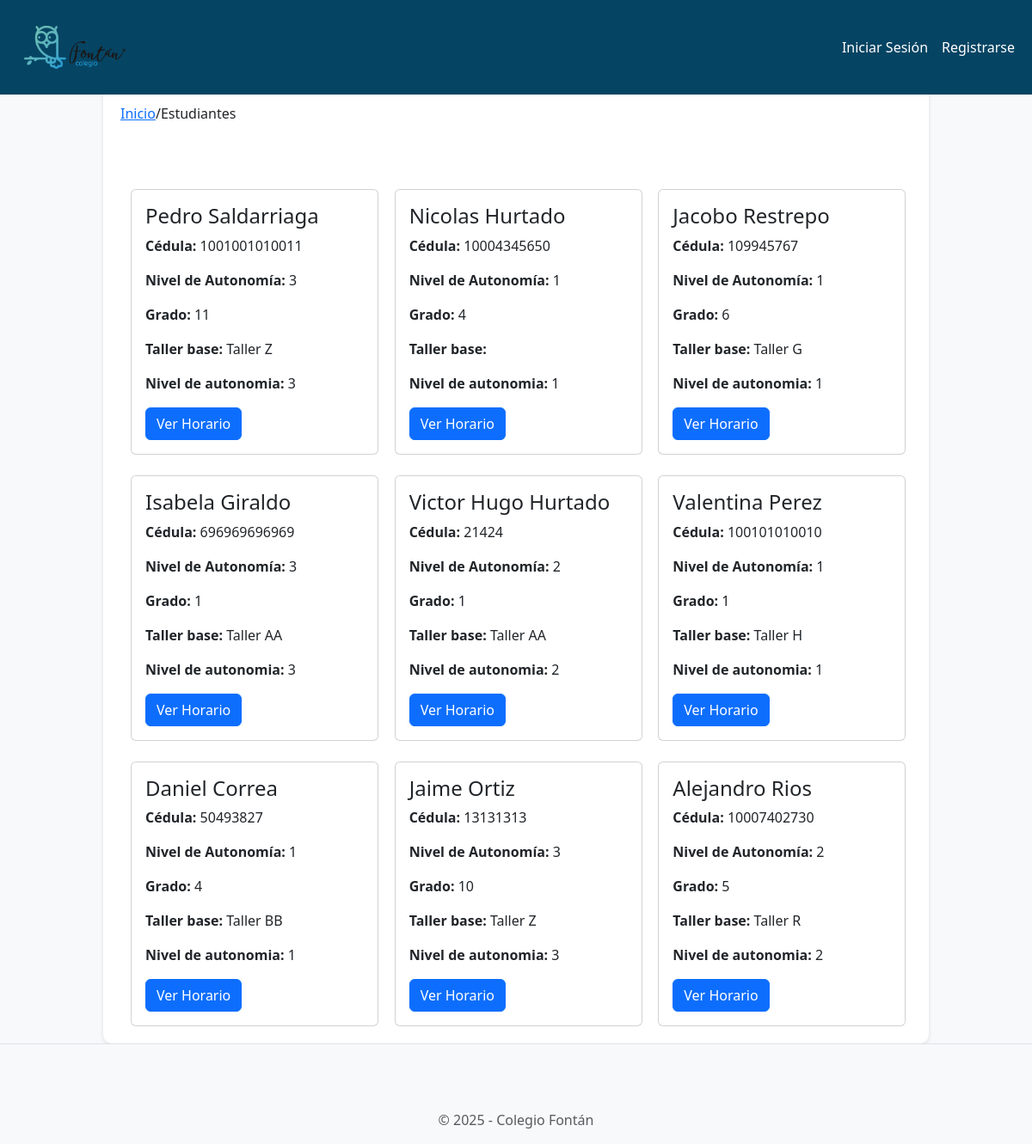
Page /students/student_list/ on the committed database.
### students/models.py (models this page shows, shortened)
class Student(models.Model):
    STATUS_CHOICES = [
        ('present', 'Presente'),
        ('absent', 'Ausente'),
        ('neutral', 'No llamado'),
    ]
    student_id = models.AutoField(primary_key=True)
    name = models.CharField(max_length=100)
    lastname = models.CharField(max_length=100)
    id_number = models.IntegerField(unique=True)
    autonomy_level = models.IntegerField(
        choices=[
            (1, 'Nivel 1'),
            (2, 'Nivel 2'),
            (3, 'Nivel 3'),
        ],
        default=1,
    )
    extended_vacation = models.BooleanField(default=False)
    grade = models.IntegerField(
        choices=[
            (1, '1'),
            (2, '2'),
            (3, '3'),
            (4, '4'),
            (5, '5'),
            (6, '6'),
            (7, '7'),
            (8, '8'),
            (9, '9'),
            (10, '10'),
            (11, '11'),
        ],
        default=1,
    )
    status = models.CharField(
        max_length=10,
        choices=STATUS_CHOICES,
        default='neutral'
    )
    workshop = models.ForeignKey('workshops.Workshop', on_delete=models.SET_NULL, null=True, blank=True)

### workshops/models.py (models this page shows, shortened)
class Workshop(models.Model):
    WORKSHOP_TYPES = [
        ('primary', 'Primaria'),
        ('high_school', 'Bachillerato'),
        ('collective', 'Colectivo'),
    ]
    workshop_id = models.AutoField(primary_key=True)
    name = models.CharField(max_length=100, unique=True)
    tutor = models.ForeignKey(
        'tutors.Tutor',
        on_delete=models.SET_NULL,
        null=True,
        blank=True,
        related_name='workshops'  # Esta línea permite acceder a los talleres desde el tutor
    )
    max_capacity = models.IntegerField(default=25)
    type = models.CharField(
        max_length=20,
        choices=WORKSHOP_TYPES,
        default='primary'
    )

### students/views.py (the view)
# urls.py: path('student_list/', views.student_list, name='students.student_list'),
def student_list(request):
    query = request.GET.get('query', '').strip()  # Elimina espacios en blanco en la búsqueda
    workshops = Workshop.objects.all()
    if query:
        students = Student.objects.filter(
            Q(name__icontains=query) |
            Q(lastname__icontains=query)
        )
    else:
        students = Student.objects.all()
    return render(request, 'students/student_list.html', {
        'workshops': workshops,
        'students': students,
        'query': query,
        'search_type': 'students',
    })

### students/templates/students/student_list.html (shortened to what this page needs)
{% extends 'base.html' %}
{% block breadcrumb %}
<a href="{% url 'home.home' %}">Inicio</a>
  <span>/</span>
  <span>Estudiantes</span>
{% endblock %}
{% load static %}
{% block content %}
<div class="container">
  <div class="row row-cols-1 row-cols-md-3 g-4">
    {% if query %}
      {% if students %}
        {% for student in students %}
          <div class="col">
            <div class="card" style="width: 18rem;">
              <div class="card-body">
                <h4 class="card-title">{{ student.name }} {{ student.lastname }}</h5>
                <p class="card-text"><strong>Cédula:</strong> {{ student.id_number }}</p>
                <p class="card-text"><strong>Nivel de Autonomía:</strong> {{ student.autonomy_level }}</p>
                <p class="card-text"><strong>Grado:</strong> {{ student.grade }}</p>
                <p class="card-text"><strong>Workshop:</strong> {{ student.workshop.name }}</p>
                <p class="card-text"><strong>Nivel de autonomia:</strong> {{ student.autonomy_level }}</p>
                <a href="{% url 'student_schedule' student_id=student.student_id %}" class="btn btn-primary">Ver Horario</a>
              </div>
            </div>
          </div>
        {% endfor %}
      {% else %}
        <div class="col">
          <h2>No se encontraron resultados para "{{ query }}"</h2>
        </div>
      {% endif %}
    {% else %}
      {% for student in students %}
        <div class="col">
          <div class="card" style="width: 18rem;">
            <div class="card-body">
              <h4 class="card-title">{{ student.name }} {{ student.lastname }}</h5>
              <p class="card-text"><strong>Cédula:</strong> {{ student.id_number }}</p>
              <p class="card-text"><strong>Nivel de Autonomía:</strong> {{ student.autonomy_level }}</p>
              <p class="card-text"><strong>Grado:</strong> {{ student.grade }}</p>
              <p class="card-text"><strong>Taller base:</strong> {{ student.workshop.name }}</p>
              <p class="card-text"><strong>Nivel de autonomia:</strong> {{ student.autonomy_level }}</p>
              <a href="{% url 'student_schedule' student_id=student.student_id %}" class="btn btn-primary">Ver Horario</a>
            </div>
          </div>
        </div>
      {% endfor %}
    {% endif %}
  </div>
</div>
{% endblock %}

### horariosfontanproyecto/templates/base.html (style rules this page uses)
body { background-color: #f8f9fa; }
.container { max-width: 960px; margin: 0 auto; }

### horariosfontanproyecto/templates/navbar.html (style rules this page uses)
:root { --primary-color: #064463; --secondary-color: #1C5471; --hover-color: #163E59; --text-color: #fff; --bg-color: #f9f9f9; }

### rows in the picture
Student: name "Pedro", lastname "Saldarriaga", id_number "1001001010011", autonomy_level "3", grade "11", workshop.name "Taller Z"
Student: name "Nicolas", lastname "Hurtado", id_number "10004345650", autonomy_level "1", grade "4"
Student: name "Jacobo", lastname "Restrepo", id_number "109945767", autonomy_level "1", grade "6", workshop.name "Taller G"
Student: name "Isabela", lastname "Giraldo", id_number "696969696969", autonomy_level "3", grade "1", workshop.name "Taller AA"
Student: name "Victor Hugo", lastname "Hurtado", id_number "21424", autonomy_level "2", grade "1", workshop.name "Taller AA"
Student: name "Valentina", lastname "Perez", id_number "100101010010", autonomy_level "1", grade "1", workshop.name "Taller H"
Student: name "Daniel", lastname "Correa", id_number "50493827", autonomy_level "1", grade "4", workshop.name "Taller BB"
Student: name "Jaime", lastname "Ortiz", id_number "13131313", autonomy_level "3", grade "10", workshop.name "Taller Z"
Student: name "Alejandro", lastname "Rios", id_number "10007402730", autonomy_level "2", grade "5", workshop.name "Taller R"
